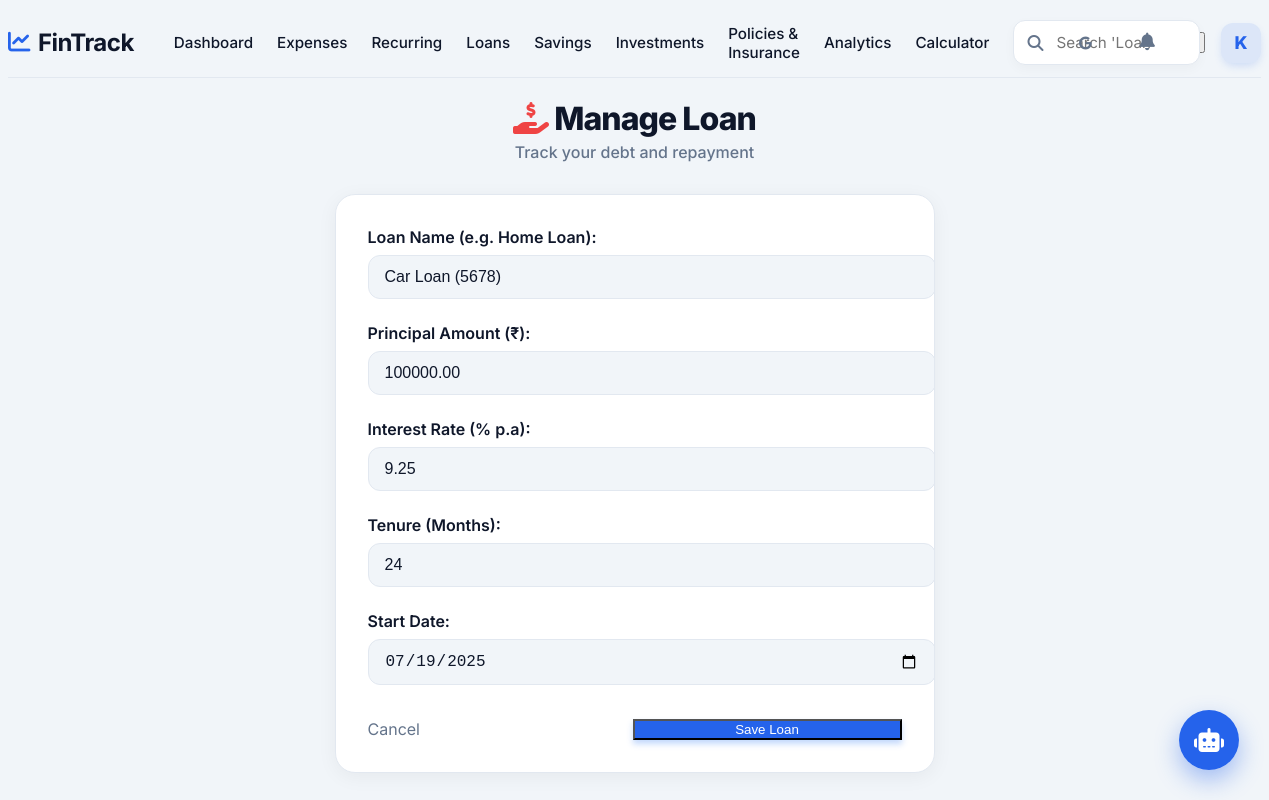
Screenshot of /loan/edit/9/ (signed in) with the database file from the repository.
### core/models.py (models this page shows, shortened)
class Loan(models.Model):
    BENCHMARK_CHOICES = [
        ('NONE', 'No Benchmark'),
        ('HOME', 'Home Loan Benchmark'),
        ('PERS', 'Personal Loan Benchmark'),
        ('CAR', 'Car Loan Benchmark'),
    ]
    name = models.CharField(max_length=100)
    principal = models.DecimalField(max_digits=12, decimal_places=2)
    rate = models.DecimalField(max_digits=5, decimal_places=2, help_text="Annual Interest Rate in %")
    tenure_months = models.IntegerField(help_text="Loan Tenure in Months")
    start_date = models.DateField()
    external_id = models.CharField(max_length=50, blank=True, null=True, unique=True, help_text="ID from external provider like Experian")
    benchmark_type = models.CharField(max_length=10, choices=BENCHMARK_CHOICES, default='NONE')

### core/views.py (the view)
# urls.py: path('loan/edit/<int:pk>/', LoanUpdateView.as_view(), name='update_loan'),
class LoanUpdateView(LoginRequiredMixin, UpdateView):
    model = Loan
    form_class = LoanForm
    template_name = 'core/loan_form.html'
    success_url = reverse_lazy('loan_list')

### core/views.py
class LoanForm(forms.ModelForm):
    class Meta:
        model = Loan
        fields = ['name', 'principal', 'rate', 'tenure_months', 'start_date']
        widgets = {
            'name': forms.TextInput(attrs={'class': 'form-control'}),
            'principal': forms.NumberInput(attrs={'class': 'form-control'}),
            'rate': forms.NumberInput(attrs={'class': 'form-control'}),
            'tenure_months': forms.NumberInput(attrs={'class': 'form-control'}),
            'start_date': forms.DateInput(attrs={'type': 'date', 'class': 'form-control'}),
        }
        labels = {
            'name': 'Loan Name (e.g. Home Loan)',
            'principal': 'Principal Amount (₹)',
            'rate': 'Interest Rate (% p.a)',
            'tenure_months': 'Tenure (Months)',
            'start_date': 'Start Date',
        }

### templates/core/loan_form.html (shortened to what this page needs)
{% extends 'base.html' %}
{% load static %}
{% block content %}
<div class="ledger-container" style="max-width: 600px;">
    <div class="ledger-header"
        style="justify-content: center; text-align: center; flex-direction: column; align-items: center;">
        <div class="ledger-title">
            <h1 class="animate-fade-in"><i class="fa-solid fa-hand-holding-dollar animate-float"
                    style="color: #ef4444;"></i> Manage Loan</h1>
            <div class="ledger-subtitle animate-fade-in animate-delay-1">Track your debt and repayment</div>
        </div>
    </div>
    <div class="card-hub animate-fade-in animate-delay-2" style="padding: 32px; margin-top: 20px;">
        <form method="post" style="display: grid; gap: 24px;">
            {% for field in form %}
            <div class="form-group">
                <div style="font-weight: 600; margin-bottom: 8px; color: var(--text-secondary);">
                    {{ field.label_tag }}
                </div>
                {{ field }}
            </div>
            {% endfor %}
            <div style="display: flex; gap: 12px; margin-top: 10px;">
                <a href="{% url 'loan_list' %}" class="btn-ghost" style="flex: 1; justify-content: center;">Cancel</a>
                <button type="submit" class="btn-primary-new" style="flex: 1; justify-content: center;">Save
                    Loan</button>
            </div>
        </form>
    </div>
</div>
{% endblock %}

### templates/base.html (shortened to what this page needs)
{% load static %}
<!DOCTYPE html>
<html lang="en">
<head>
    <link rel="stylesheet" href="https://cdnjs.cloudflare.com/ajax/libs/font-awesome/6.4.0/css/all.min.css">
    <link rel="stylesheet" href="{% static 'css/modern_theme.css' %}">
    <link rel="stylesheet" href="{% static 'css/ledger.css' %}">
</head>
<body data-theme="light">
    <div id="app">
        <main class="main-wrapper" style="margin-left: 0; width: 100%;">
            <div class="navbar-groww">
                <div class="nav-left">
                    <a href="{% url 'home' %}" class="brand-logo-text"
                        style="text-decoration: none; display: flex; align-items: center; gap: 8px;">
                        <i class="fa-solid fa-chart-line" style="color: var(--accent-blue); font-size: 1.4rem;"></i>
                        FinTrack
                    </a>
                    <nav class="nav-links-desktop">
                        <a href="{% url 'home' %}"
                            class="nav-link-item {% if request.resolver_match.url_name == 'home' %}active{% endif %}">Dashboard</a>
                        <a href="{% url 'expense_list' %}"
                            class="nav-link-item {% if request.resolver_match.url_name == 'expense_list' %}active{% endif %}">Expenses</a>
                        <a href="{% url 'recurring_list' %}"
                            class="nav-link-item {% if request.resolver_match.url_name == 'recurring_list' %}active{% endif %}">Recurring</a>
                        <a href="{% url 'loan_list' %}"
                            class="nav-link-item {% if request.resolver_match.url_name == 'loan_list' %}active{% endif %}">Loans</a>
                        <a href="{% url 'saving_list' %}"
                            class="nav-link-item {% if request.resolver_match.url_name == 'saving_list' %}active{% endif %}">Savings</a>
                        <a href="{% url 'investment_list' %}"
                            class="nav-link-item {% if request.resolver_match.url_name == 'investment_list' %}active{% endif %}">Investments</a>
                        <a href="{% url 'policy_list' %}"
                            class="nav-link-item {% if request.resolver_match.url_name == 'policy_list' %}active{% endif %}">Policies
                            & Insurance</a>
                        <a href="{% url 'analytics' %}"
                            class="nav-link-item {% if request.resolver_match.url_name == 'analytics' %}active{% endif %}">Analytics</a>
                        <a href="{% url 'emi_calculator' %}"
                            class="nav-link-item {% if request.resolver_match.url_name == 'emi_calculator' %}active{% endif %}">Calculator</a>
                    </nav>
                </div>
                <div class="search-container-groww">
                    <form action="{% url 'search' %}" method="GET" class="search-input-wrapper" id="globalSearchForm"
                        onsubmit="return handleSmartSearch(event)">
                        <input type="text" name="q" id="globalSearchInput" class="search-input-groww"
                            placeholder="Search 'Loans', 'Investments' or Stocks..." autocomplete="off"
                            style="padding-right: 48px;">
                        <button type="button" class="google-search-btn" onclick="searchGoogle()"
                            title="Search Stocks on Google">
                            <i class="fa-brands fa-google"></i>
                        </button>
                    </form>
                </div>
                <div class="nav-right">
                    <div class="nav-actions">
                        <div style="position: relative;">
                            <button class="nav-icon-btn" id="bellIcon">
                                <i class="fa-solid fa-bell"></i>
                            </button>
                        </div>
                        <button class="theme-toggle" id="themeToggle" title="Toggle Theme">
                        </button>
                        <div class="user-profile-container" style="position: relative;">
                            <div class="user-profile" id="userProfileBtn" style="cursor: pointer;">
                                <div class="avatar">{{ user.username.0|upper }}</div>
                            </div>
                        </div>
                    </div>
                </div>
            </div>
            <div class="content-body">{% block content %}{% endblock %}</div>
        </main>
    </div>
    <div id="chatbot-float-btn" class="chatbot-float-btn">
        <i class="fa-solid fa-robot"></i>
    </div>
</body>
</html>

### static/css/modern_theme.css (style rules this page uses)
:root { --primary-900: #020617; --primary-800: #0f172a; --primary-700: #1e293b; --primary-600: #334155; --accent-blue: #2563eb; --accent-blue-subtle: rgba(37, 99, 235, 0.1); --accent-mint: #10b981; --accent-mint-subtle: rgba(16, 185, 129, 0.1); --accent-coral: #ef4444; --accent-coral-subtle: rgba(239, 68, 68, 0.1); --accent-gold: #f59e0b; --accent-purple: #8b5cf6; --bg-body: #f1f5f9; --bg-card: #ffffff; --bg-glass: rgba(255, 255, 255, 0.9); --bg-sidebar: #0f172a; --text-main: #0f172a; --text-muted: #64748b; --text-on-dark: #f8fafc; --shadow-xs: 0 1px 2px 0 rgb(0 0 0 / 0.05); --shadow-sm: 0 4px 6px -1px rgb(0 0 0 / 0.05), 0 2px 4px -2px rgb(0 0 0 / 0.05); --shadow-md: 0 10px 15px -3px rgb(0 0 0 / 0.08), 0 4px 6px -4px rgb(0 0 0 / 0.04); --shadow-lg: 0 20px 25px -5px rgb(0 0 0 / 0.1), 0 8px 10px -6px rgb(0 0 0 / 0.1); --shadow-glow: 0 0 15px rgba(37, 99, 235, 0.15); --border-light: #e2e8f0; --border-glass: rgba(255, 255, 255, 0.1); --radius-xl: 20px; --radius-lg: 16px; --radius-md: 12px; --radius-sm: 8px; --ease-out: cubic-bezier(0.2, 0.8, 0.2, 1); }
body { background-color: var(--bg-body); color: var(--text-main); font-family: 'Inter', sans-serif; transition: background-color 0.4s var(--ease-out), color 0.4s var(--ease-out); -webkit-font-smoothing: antialiased; }
a { text-decoration: none; color: inherit; }
.nav-icon-btn { position: relative; background: transparent; border: none; color: var(--text-muted); font-size: 1.1rem; cursor: pointer; padding: 8px; border-radius: 50%; transition: var(--trans-fast); }
.main-wrapper { margin-left: 260px; padding: var(--spacing-md) var(--spacing-lg); transition: margin-left var(--trans-smooth); }
.card-hub { background: var(--bg-card); border: 1px solid var(--border-light); border-radius: var(--radius-lg); padding: var(--spacing-md); box-shadow: var(--shadow-sm); transition: transform 0.3s var(--ease-out), box-shadow 0.3s var(--ease-out), border-color 0.3s; position: relative; overflow: hidden; }
.card-hub::before { content: ''; position: absolute; top: 0; left: 0; right: 0; height: 4px; background: linear-gradient(90deg, var(--accent-blue), var(--accent-mint)); opacity: 0; transition: opacity 0.3s; }
.btn-primary-new { background: var(--accent-blue); color: white; box-shadow: 0 4px 6px rgba(59, 130, 246, 0.3); }
.animate-fade-in { animation: fadeInUp 0.6s var(--ease-out) forwards; }
.animate-delay-1 { animation-delay: 0.1s; }
.animate-delay-2 { animation-delay: 0.2s; }
.btn-ghost { background: transparent; color: var(--text-muted); }
.navbar-groww { display: flex; justify-content: space-between; align-items: center; border-bottom: 1px solid var(--border-light); margin-bottom: var(--spacing-lg); background: var(--bg-body); padding: 12px 0; }
.nav-left { display: flex; align-items: center; gap: 40px; }
.brand-logo-text { font-size: 1.5rem; font-weight: 700; color: var(--text-primary); letter-spacing: -0.5px; }
.nav-links-desktop { display: flex; align-items: center; gap: 24px; }
.nav-link-item { text-decoration: none; color: var(--text-secondary); font-weight: 500; font-size: 0.95rem; transition: color 0.2s; display: flex; align-items: center; gap: 4px; }
.nav-right { display: flex; align-items: center; gap: 20px; }
.nav-actions { display: flex; align-items: center; gap: 16px; }
.card-hub { background: var(--bg-card); border-radius: 20px; padding: 24px; box-shadow: 0 4px 6px -1px rgba(0, 0, 0, 0.05), 0 2px 4px -1px rgba(0, 0, 0, 0.03); border: 1px solid var(--border-light); transition: all 0.3s ease; }
.chatbot-float-btn { position: fixed; bottom: 30px; right: 30px; width: 60px; height: 60px; background: linear-gradient(135deg, var(--accent-blue), #2563eb); border-radius: 50%; box-shadow: 0 10px 25px rgba(37, 99, 235, 0.4); display: flex; align-items: center; justify-content: center; color: white; font-size: 1.5rem; cursor: pointer; z-index: 1000; transition: all 0.3s cubic-bezier(0.34, 1.56, 0.64, 1); }

### rows the page displays
Loan: form "Car Loan (5678)" "100000.00" "9.25" "24" "07/19/2025"

### other values shown
{{ user.username.0|upper }} "K"
{{ field.label_tag }} "Loan Name (e.g. Home Loan):" "Principal Amount (₹):" "Interest Rate (% p.a):" "Tenure (Months):" "Start Date:"
